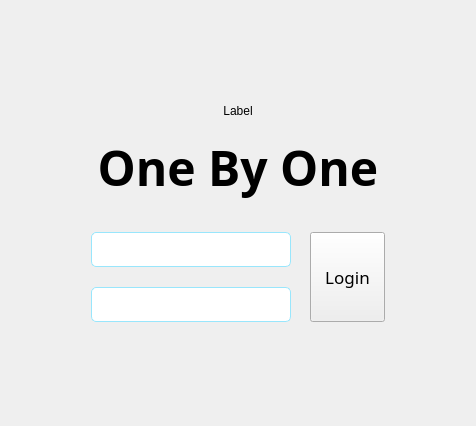
<?xml version="1.0" encoding="UTF-8"?>
<ui version="4.0">
 <class>LoginForm</class>
 <widget class="QWidget" name="LoginForm">
  <property name="geometry">
   <rect>
    <x>0</x>
    <y>0</y>
    <width>476</width>
    <height>426</height>
   </rect>
  </property>
  <property name="windowTitle">
   <string>Form</string>
  </property>
  <layout class="QVBoxLayout" name="verticalLayout_4">
   <item>
    <layout class="QHBoxLayout" name="horizontalLayout_2">
     <item>
      <spacer name="horizontalSpacer">
       <property name="orientation">
        <enum>Qt::Horizontal</enum>
       </property>
       <property name="sizeHint" stdset="0">
        <size>
         <width>40</width>
         <height>20</height>
        </size>
       </property>
      </spacer>
     </item>
     <item>
      <layout class="QVBoxLayout" name="verticalLayout_3">
       <item>
        <spacer name="verticalSpacer_3">
         <property name="orientation">
          <enum>Qt::Vertical</enum>
         </property>
         <property name="sizeHint" stdset="0">
          <size>
           <width>20</width>
           <height>13</height>
          </size>
         </property>
        </spacer>
       </item>
       <item>
        <widget class="QLabel" name="label">
         <property name="enabled">
          <bool>true</bool>
         </property>
         <property name="styleSheet">
          <string notr="true">QLabel {background:transparent};
</string>
         </property>
         <property name="frameShape">
          <enum>QFrame::NoFrame</enum>
         </property>
         <property name="text">
          <string>Label</string>
         </property>
         <property name="alignment">
          <set>Qt::AlignCenter</set>
         </property>
        </widget>
       </item>
       <item>
        <spacer name="verticalSpacer">
         <property name="orientation">
          <enum>Qt::Vertical</enum>
         </property>
         <property name="sizeType">
          <enum>QSizePolicy::Maximum</enum>
         </property>
         <property name="sizeHint" stdset="0">
          <size>
           <width>20</width>
           <height>10</height>
          </size>
         </property>
        </spacer>
       </item>
       <item>
        <layout class="QVBoxLayout" name="verticalLayout">
         <item>
          <widget class="QLabel" name="logoLabel">
           <property name="minimumSize">
            <size>
             <width>180</width>
             <height>40</height>
            </size>
           </property>
           <property name="maximumSize">
            <size>
             <width>16777215</width>
             <height>16777215</height>
            </size>
           </property>
           <property name="font">
            <font>
             <family>Tmon몬소리 Black</family>
             <pointsize>36</pointsize>
             <bold>true</bold>
            </font>
           </property>
           <property name="layoutDirection">
            <enum>Qt::RightToLeft</enum>
           </property>
           <property name="styleSheet">
            <string notr="true">QLabel {background:transparent};
</string>
           </property>
           <property name="frameShape">
            <enum>QFrame::NoFrame</enum>
           </property>
           <property name="text">
            <string>One By One</string>
           </property>
           <property name="alignment">
            <set>Qt::AlignCenter</set>
           </property>
          </widget>
         </item>
         <item>
          <spacer name="verticalSpacer_4">
           <property name="orientation">
            <enum>Qt::Vertical</enum>
           </property>
           <property name="sizeType">
            <enum>QSizePolicy::Expanding</enum>
           </property>
           <property name="sizeHint" stdset="0">
            <size>
             <width>20</width>
             <height>18</height>
            </size>
           </property>
          </spacer>
         </item>
        </layout>
       </item>
       <item>
        <layout class="QHBoxLayout" name="horizontalLayout">
         <item>
          <layout class="QVBoxLayout" name="verticalLayout_2">
           <item>
            <widget class="QLineEdit" name="idLineEdit">
             <property name="minimumSize">
              <size>
               <width>200</width>
               <height>35</height>
              </size>
             </property>
             <property name="maximumSize">
              <size>
               <width>200</width>
               <height>35</height>
              </size>
             </property>
             <property name="font">
              <font>
               <family>고도 M</family>
               <pointsize>12</pointsize>
              </font>
             </property>
             <property name="styleSheet">
              <string notr="true">QLineEdit {
	background-color: rgb(255, 255, 255);
	border-radius:5px;
	border: 1px solid rgb(153, 230, 252)
}</string>
             </property>
            </widget>
           </item>
           <item>
            <spacer name="verticalSpacer_5">
             <property name="orientation">
              <enum>Qt::Vertical</enum>
             </property>
             <property name="sizeType">
              <enum>QSizePolicy::Maximum</enum>
             </property>
             <property name="sizeHint" stdset="0">
              <size>
               <width>20</width>
               <height>18</height>
              </size>
             </property>
            </spacer>
           </item>
           <item>
            <widget class="QLineEdit" name="passwordLineEdit">
             <property name="minimumSize">
              <size>
               <width>200</width>
               <height>35</height>
              </size>
             </property>
             <property name="maximumSize">
              <size>
               <width>200</width>
               <height>35</height>
              </size>
             </property>
             <property name="font">
              <font>
               <family>고도 M</family>
               <pointsize>12</pointsize>
              </font>
             </property>
             <property name="styleSheet">
              <string notr="true">QLineEdit {
	background-color: rgb(255, 255, 255);
	border-radius:5px;
	border: 1px solid rgb(153, 230, 252)
}</string>
             </property>
             <property name="echoMode">
              <enum>QLineEdit::Password</enum>
             </property>
            </widget>
           </item>
          </layout>
         </item>
         <item>
          <spacer name="horizontalSpacer_3">
           <property name="orientation">
            <enum>Qt::Horizontal</enum>
           </property>
           <property name="sizeType">
            <enum>QSizePolicy::Maximum</enum>
           </property>
           <property name="sizeHint" stdset="0">
            <size>
             <width>13</width>
             <height>20</height>
            </size>
           </property>
          </spacer>
         </item>
         <item>
          <widget class="QToolButton" name="loginToolButton">
           <property name="minimumSize">
            <size>
             <width>75</width>
             <height>90</height>
            </size>
           </property>
           <property name="maximumSize">
            <size>
             <width>75</width>
             <height>90</height>
            </size>
           </property>
           <property name="font">
            <font>
             <family>고도 B</family>
             <pointsize>13</pointsize>
            </font>
           </property>
           <property name="styleSheet">
            <string notr="true">QToolButton {
	background-color: rgb(153, 230, 252);
	border-radius:5px;
}

QToolButton {border: 1.5px solid rgb(255, 255, 255)};</string>
           </property>
           <property name="text">
            <string>Login</string>
           </property>
          </widget>
         </item>
        </layout>
       </item>
       <item>
        <spacer name="verticalSpacer_2">
         <property name="orientation">
          <enum>Qt::Vertical</enum>
         </property>
         <property name="sizeHint" stdset="0">
          <size>
           <width>20</width>
           <height>18</height>
          </size>
         </property>
        </spacer>
       </item>
      </layout>
     </item>
     <item>
      <spacer name="horizontalSpacer_2">
       <property name="orientation">
        <enum>Qt::Horizontal</enum>
       </property>
       <property name="sizeHint" stdset="0">
        <size>
         <width>40</width>
         <height>20</height>
        </size>
       </property>
      </spacer>
     </item>
    </layout>
   </item>
  </layout>
 </widget>
 <resources/>
 <connections/>
</ui>
